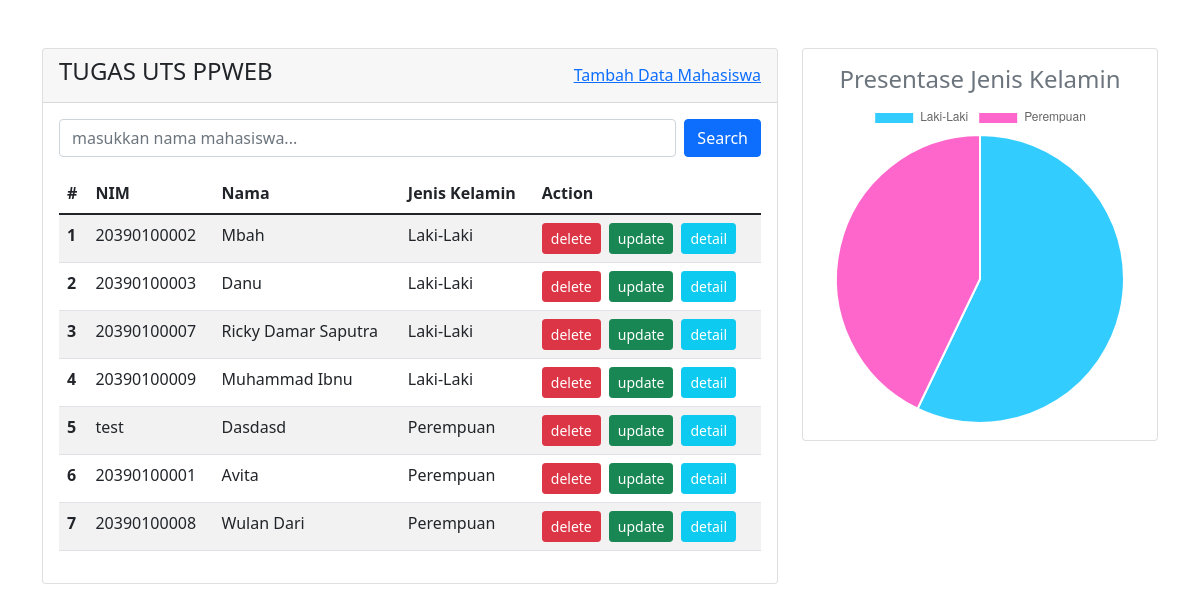
The page / on the database its author committed.
### tables this page shows
CREATE TABLE `mahasiswa` (
  `nim` varchar(255) NOT NULL,
  `nama_mhs` varchar(255) NOT NULL,
  `id_jk` varchar(255) NOT NULL
);

CREATE TABLE `jenis_kelamin` (
  `id_jk` varchar(255) NOT NULL,
  `nama_jk` varchar(255) NOT NULL
);

### lib/function.php (called while the page is built, shortened)
<?php
$conn = mysqli_connect('localhost', 'root', '', 'uts_ppweb');
function get_all_mahasiswa()
{
  global $conn;
  $result = mysqli_query($conn, "SELECT * FROM mahasiswa INNER JOIN jenis_kelamin ON mahasiswa.id_jk = jenis_kelamin.id_jk  ORDER BY mahasiswa.id_jk ASC");
  $mahasiswa = [];
  while ($data = mysqli_fetch_assoc($result)) {
    $mahasiswa[] = $data;
  }
  return $mahasiswa;
}
function count_jenis_kelamin_mahasiswa()
{
  global $conn;
  $mhs_l = mysqli_fetch_assoc(mysqli_query($conn, "SELECT COUNT(nim) as count FROM mahasiswa WHERE id_jk='L'"))['count'];
  $mhs_p = mysqli_fetch_assoc(mysqli_query($conn, "SELECT COUNT(nim) as count FROM mahasiswa WHERE id_jk='P'"))['count'];
  return [$mhs_l, $mhs_p];
}

### index.php (the view, shortened to what this page needs)
<?php
require('./lib/function.php');
$mahasiswa = get_all_mahasiswa();
$mhs_jk = count_jenis_kelamin_mahasiswa();
?>
<?php require('./components/header.php') ?>
<div class="container mt-5">
  <div class="row d-flex justify-content-center align-items-stretch">
    <div class="col-lg-8 mb-4 mb-lg-0">
      <div class="card h-100">
        <div class="card-header d-flex justify-content-between align-items-center">
          <h4>TUGAS UTS PPWEB</h4>
          <a href="create.php">Tambah Data Mahasiswa</a>
        </div>
        <div class="card-body">
          <form action="" method="post">
            <div class="mb-3 d-flex gap-2">
              <input type="text" class="form-control" name="nama" placeholder="masukkan nama mahasiswa...">
              <button type="submit" name="search" class="btn btn-primary">Search</button>
            </div>
          </form>
          <div class="table-responsive">
            <table class="table table-striped">
              <thead>
                <tr>
                  <th scope="col">#</th>
                  <th scope="col">NIM</th>
                  <th scope="col">Nama</th>
                  <th scope="col">Jenis Kelamin</th>
                  <th scope="col">Action</th>
                </tr>
              </thead>
              <tbody>
                <?php foreach ($mahasiswa as $index => $mhs) : ?>
                  <tr>
                    <th scope="row"><?= ($index + 1) ?></th>
                    <td><?= $mhs['nim'] ?></td>
                    <td><span class="text-capitalize"><?= $mhs["nama_mhs"] ?></span></td>
                    <td><?= $mhs['nama_jk'] ?></td>
                    <td class="d-flex gap-2">
                      <a href="delete.php?nim=<?= $mhs["nim"] ?>" class="btn btn-danger btn-sm">delete</a>
                      <a href="update.php?nim=<?= $mhs["nim"] ?>" class="btn btn-success btn-sm">update</a>
                      <a href="detail.php?nim=<?= $mhs["nim"] ?>" class="btn btn-info btn-sm text-white">detail</a>
                    </td>
                  </tr>
                <?php endforeach; ?>
              </tbody>
            </table>
          </div>
        </div>
      </div>
    </div>
    <div class="col-lg">
      <div class="card">
        <div class="card-body">
          <div>
            <h4 class="text-center text-capitalize text-muted">presentase jenis kelamin</h4>
            <canvas id="myChart"></canvas>
          </div>
        </div>
      </div>
    </div>
  </div>
</div>
<?php require('./components/footer.php') ?>

### components/header.php (shortened to what this page needs)
<!doctype html>
<html lang="en">
<head>
  <link href="https://cdn.jsdelivr.net/npm/bootstrap@5.1.3/dist/css/bootstrap.min.css" rel="stylesheet">
</head>
<body>

### components/footer.php (shortened to what this page needs)
<script>
  const labels = [
    'Laki-Laki',
    'Perempuan',
  ];
  const dataset = JSON.parse("<?= '[' . implode(',', $mhs_jk) . ']' ?>");
  const data = {
    labels: labels,
    datasets: [{
      backgroundColor: ['#33ccff', '#ff66cc'],
      data: dataset,
    }]
  };
  const config = {
    type: 'pie',
    data: data,
    options: {}
  };
  const myChart = new Chart(
    document.getElementById('myChart'),
    config
  );
</script>
</body>
</html>

### rows shown on the page
mahasiswa: nim "20390100002", nama_mhs "Mbah", id_jk.nama_jk "Laki-Laki"
mahasiswa: nim "20390100003", nama_mhs "Danu", id_jk.nama_jk "Laki-Laki"
mahasiswa: nim "20390100007", nama_mhs "Ricky Damar Saputra", id_jk.nama_jk "Laki-Laki"
mahasiswa: nim "20390100009", nama_mhs "Muhammad Ibnu", id_jk.nama_jk "Laki-Laki"
mahasiswa: nim "test", nama_mhs "Dasdasd", id_jk.nama_jk "Perempuan"
mahasiswa: nim "20390100001", nama_mhs "Avita", id_jk.nama_jk "Perempuan"
mahasiswa: nim "20390100008", nama_mhs "Wulan Dari", id_jk.nama_jk "Perempuan"

### other values the page prints
chart data {{ implode(',', $mhs_jk) }} 4,3
